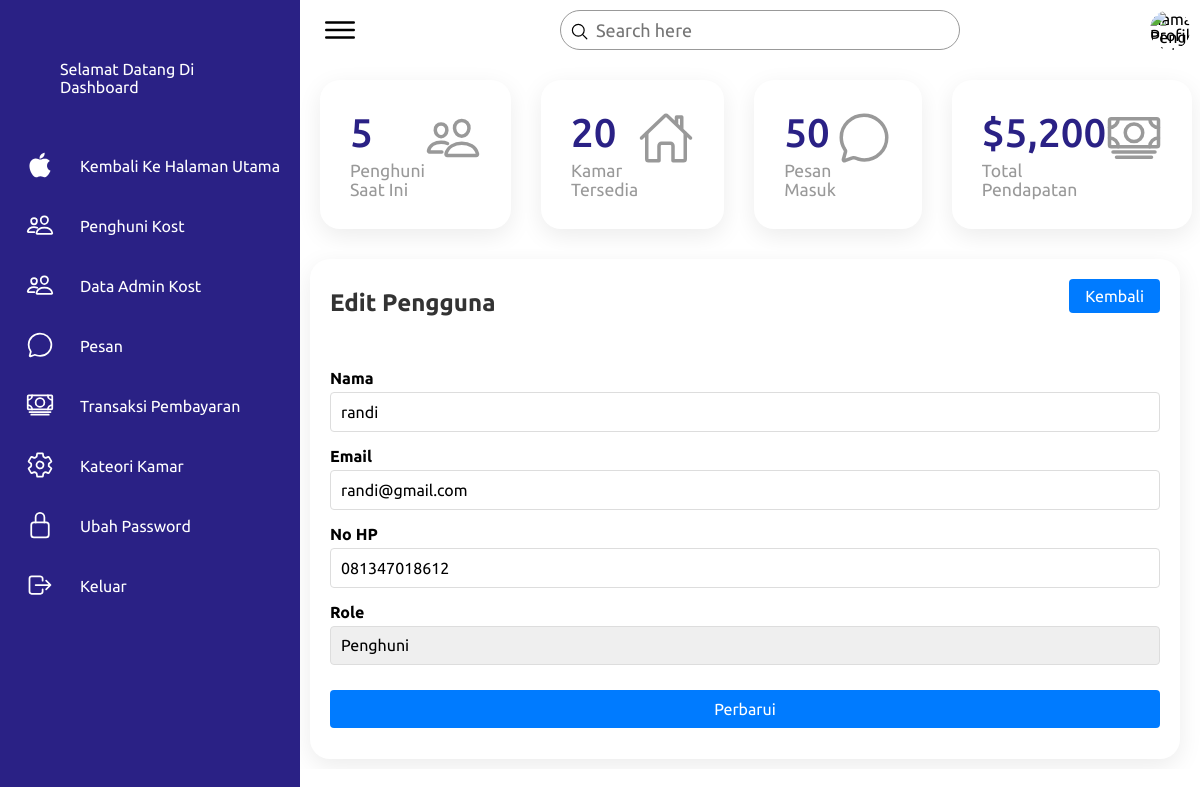
Screenshot of /edit2.php?id=2 (signed in) with the database file from the repository.
### tables this page shows
CREATE TABLE `pengguna_222271` (
  `id_222271` int(11) NOT NULL,
  `nama_222271` varchar(100) NOT NULL,
  `email_222271` varchar(100) NOT NULL,
  `username_222271` varchar(255) NOT NULL,
  `nomorTelepon_222271` varchar(15) NOT NULL,
  `foto_222271` varchar(255) DEFAULT NULL,
  `role_222271` enum('user','admin') DEFAULT 'user'
);

### config/fungsi.php (called while the page is built, shortened)
<?php
$db = mysqli_connect('localhost', 'root', '', '222271_royandi');
function query($query)
{
    global $db;
    $result = mysqli_query($db, $query);
    $rows = [];
    while ($row = mysqli_fetch_assoc($result)) {
        $rows[] = $row;
    }
    return $rows;
}
function ambilDataPengguna($id)
{
    global $db;
    $query = "SELECT * FROM pengguna_222271 WHERE id_222271 = '$id'";
    $result = mysqli_query($db, $query);
    return mysqli_fetch_assoc($result);
}

### edit2.php (the view, shortened to what this page needs)
<?php
require 'config/fungsi.php';
$totalPenghuniQuery = query("SELECT COUNT(*) AS total FROM pengguna_222271");
$totalPenghuni = $totalPenghuniQuery[0]['total'] ?? 0;
if (isset($_GET['id'])) {
    $id = mysqli_real_escape_string($db, $_GET['id']);
    $user = ambilDataPengguna($id);
} else {
    header("Location: dhasboard.php");
    exit;
}
?>
<!DOCTYPE html>
<html lang="en">
<head>
    <link rel="stylesheet" href="https://cdn.jsdelivr.net/npm/sweetalert2@11/dist/sweetalert2.min.css">
    <link rel="stylesheet" href="dhasboard/assets/css/style.css">
</head>
<body>
    <div class="">
        <div class="navigation">
            <ul>
                <li>
                    <a href="#" class="d-flex align-items-center">
                        <span class="col-md-4 text-left welcome-text">Selamat Datang Di <br> Dashboard</span>
                    </a>
                </li>
                <li>
                    <a href="dhasboard.php">
                        <span class="icon">
                            <ion-icon name="logo-apple"></ion-icon>
                        </span>
                        <span class="title">Kembali Ke Halaman Utama</span>
                    </a>
                </li>
                <li>
                    <a href="#">
                        <span class="icon">
                            <ion-icon name="people-outline"></ion-icon>
                        </span>
                        <span class="title">Penghuni Kost</span>
                    </a>
                </li>
                <li>
                    <a href="#">
                        <span class="icon">
                            <ion-icon name="people-outline"></ion-icon>
                        </span>
                        <span class="title">Data Admin Kost</span>
                    </a>
                </li>
                <li>
                    <a href="#">
                        <span class="icon">
                            <ion-icon name="chatbubble-outline"></ion-icon>
                        </span>
                        <span class="title">Pesan</span>
                    </a>
                </li>
                <li>
                    <a href="#">
                        <span class="icon">
                            <ion-icon name="cash-outline"></ion-icon>
                        </span>
                        <span class="title">Transaksi Pembayaran</span>
                    </a>
                </li>
                <li>
                    <a href="dataKost.php">
                        <span class="icon">
                            <ion-icon name="settings-outline"></ion-icon>
                        </span>
                        <span class="title">Kateori Kamar</span>
                    </a>
                </li>
                <li>
                    <a href="#">
                        <span class="icon">
                            <ion-icon name="lock-closed-outline"></ion-icon>
                        </span>
                        <span class="title">Ubah Password</span>
                    </a>
                </li>
                <li>
                    <a href="logout.php">
                        <span class="icon">
                            <ion-icon name="log-out-outline"></ion-icon>
                        </span>
                        <span class="title">Keluar</span>
                    </a>
                </li>
            </ul>
        </div>
        <div class="main">
            <div class="topbar">
                <div class="toggle">
                    <ion-icon name="menu-outline"></ion-icon>
                </div>
                <div class="search">
                    <label>
                        <input type="text" placeholder="Search here">
                        <ion-icon name="search-outline"></ion-icon>
                    </label>
                </div>
                <div class="user flex items-center">
                    <img class="profile-pic" src="<?php echo $_SESSION['user']['foto_222271'] ?? 'default.jpg'; ?>" alt="Profile Picture">
                    <span class="username ml-2"><?php echo $_SESSION['user']['nama_222271'] ?? 'Nama Pengguna'; ?></span>
                </div>
            </div>
            <div class="cardBox">
                <div class="card">
                    <div>
                        <div class="numbers"><?php echo $totalPenghuni; ?></div>
                        <div class="cardName">Penghuni Saat Ini</div>
                    </div>
                    <div class="iconBx">
                        <ion-icon name="people-outline"></ion-icon>
                    </div>
                </div>
                <div class="card">
                    <div>
                        <div class="numbers">20</div>
                        <div class="cardName">Kamar Tersedia</div>
                    </div>
                    <div class="iconBx">
                        <ion-icon name="home-outline"></ion-icon>
                    </div>
                </div>
                <div class="card">
                    <div>
                        <div class="numbers">50</div>
                        <div class="cardName">Pesan Masuk</div>
                    </div>
                    <div class="iconBx">
                        <ion-icon name="chatbubble-outline"></ion-icon>
                    </div>
                </div>
                <div class="card">
                    <div>
                        <div class="numbers">$5,200</div>
                        <div class="cardName">Total Pendapatan</div>
                    </div>
                    <div class="iconBx">
                        <ion-icon name="cash-outline"></ion-icon>
                    </div>
                </div>
            </div>
            <div class="details">
                <div class="recentOrders">
                    <div class="cardHeader">
                        <h2>Edit Pengguna</h2>
                        <a href="dhasboard.php" class="btn">Kembali</a>
                    </div>
                    <h3 class="text-center"></h3>
                    <form action="" method="POST" id="updateForm">
                        <div class="form-group mb-3">
                            <label for="name">Nama</label>
                            <input type="text" name="name" id="name" class="form-control" value="<?php echo htmlspecialchars($user['nama_222271']); ?>" required>
                        </div>
                        <div class="form-group mb-3">
                            <label for="email">Email</label>
                            <input type="email" name="email" id="email" class="form-control" value="<?php echo htmlspecialchars($user['email_222271']); ?>" required>
                        </div>
                        <div class="form-group mb-3">
                            <label for="phone">No HP</label>
                            <input type="text" name="phone" id="phone" class="form-control" value="<?php echo htmlspecialchars($user['nomorTelepon_222271']); ?>" required>
                        </div>
                        <div class="form-group mb-3">
                            <label for="role">Role</label>
                            <select name="role" id="role" class="form-control" required>
                                <option value="penghuni" <?php echo ($user['role_222271'] == 'penghuni') ? 'selected' : ''; ?>>Penghuni</option>
                            </select>
                        </div>
                        <button type="button" id="submitButton" class="btn btn-primary">Perbarui</button>
                    </form>
                </div>
            </div>
        </div>
    </div>
</body>
</html>

### dhasboard/assets/css/style.css (style rules this page uses)
* { font-family: "Ubuntu", sans-serif; margin: 0; padding: 0; box-sizing: border-box; }
:root { --blue: #2a2185; --white: #fff; --gray: #f5f5f5; --black1: #222; --black2: #999; }
body { min-height: 100vh; overflow-x: hidden; }
.navigation { position: fixed; width: 300px; height: 100%; background: var(--blue); border-left: 10px solid var(--blue); transition: 0.5s; overflow: hidden; }
.navigation ul { position: absolute; top: 0; left: 0; width: 100%; }
.navigation ul li { position: relative; width: 100%; list-style: none; border-top-left-radius: 30px; border-bottom-left-radius: 30px; }
.navigation ul li:nth-child(1) { margin-bottom: 40px; pointer-events: none; }
.navigation ul li a { position: relative; display: block; width: 100%; display: flex; text-decoration: none; color: var(--white); }
.navigation ul li a .icon { position: relative; display: block; min-width: 60px; height: 60px; line-height: 75px; text-align: center; }
.navigation ul li a .icon ion-icon { font-size: 1.75rem; }
.navigation ul li a .title { position: relative; display: block; padding: 0 10px; height: 60px; line-height: 60px; text-align: start; white-space: nowrap; }
.main { position: absolute; width: calc(100% - 300px); left: 300px; min-height: 100vh; background: var(--white); transition: 0.5s; }
.topbar { width: 100%; height: 60px; display: flex; justify-content: space-between; align-items: center; padding: 0 10px; }
.toggle { position: relative; width: 60px; height: 60px; display: flex; justify-content: center; align-items: center; font-size: 2.5rem; cursor: pointer; }
.search { position: relative; width: 400px; margin: 0 10px; }
.search label { position: relative; width: 100%; }
.search label input { width: 100%; height: 40px; border-radius: 40px; padding: 5px 20px; padding-left: 35px; font-size: 18px; outline: none; border: 1px solid var(--black2); }
.search label ion-icon { position: absolute; top: 0; left: 10px; font-size: 1.2rem; }
.user { position: relative; width: 40px; height: 40px; border-radius: 50%; overflow: hidden; cursor: pointer; }
.user img { position: absolute; top: 0; left: 0; width: 100%; height: 100%; object-fit: cover; }
.cardBox { position: relative; width: 100%; padding: 20px; display: grid; grid-template-columns: repeat(4, 1fr); grid-gap: 30px; }
.cardBox .card { position: relative; background: var(--white); padding: 30px; border-radius: 20px; display: flex; justify-content: space-between; cursor: pointer; box-shadow: 0 7px 25px rgba(0, 0, 0, 0.08); }
.cardBox .card .numbers { position: relative; font-weight: 500; font-size: 2.5rem; color: var(--blue); }
.cardBox .card .cardName { color: var(--black2); font-size: 1.1rem; margin-top: 5px; }
.cardBox .card .iconBx { font-size: 3.5rem; color: var(--black2); }
.details { position: relative; width: 100%; padding: 20px; display: grid; grid-template-columns: 2fr 1fr; grid-gap: 30px; }
.details .recentOrders { position: relative; display: grid; min-height: 500px; background: var(--white); padding: 20px; box-shadow: 0 7px 25px rgba(0, 0, 0, 0.08); border-radius: 20px; }
.details .cardHeader { display: flex; justify-content: space-between; align-items: flex-start; }
.cardHeader h2 { font-weight: 600; color: var(--blue); }
.cardHeader .btn { position: relative; padding: 5px 10px; background: var(--blue); text-decoration: none; color: var(--white); border-radius: 6px; }

### rows the page displays
pengguna_222271: name "randi", email "randi@gmail.com", phone "081347018612"

### other values shown
$totalPenghuni "5"
